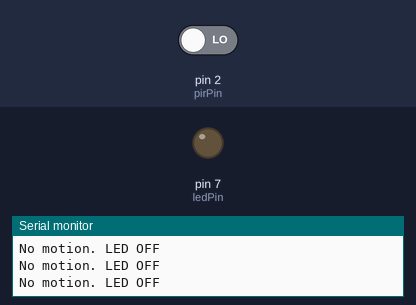
Recording of a sketch running on a simulated Arduino Uno, built with avr-gcc and run on an emulated ATmega328P. On the bench: output pins drawn as LEDs (lit = HIGH), the last lines printed to the serial monitor. The test bench sets the inputs (shaded band); at power-on: pin 2 (pirPin) LOW.

Above: at 1.2 s.
1.3 s: pin 2 (pirPin) driven HIGH
At 2.4 s:
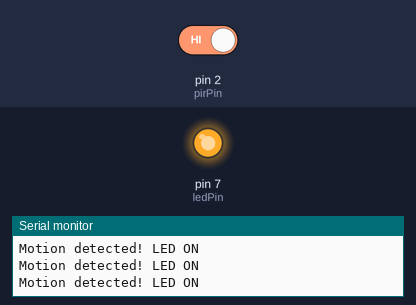
2.8 s: pin 2 (pirPin) driven LOW
At 3.7 s:
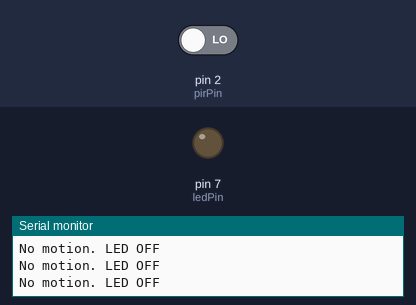
Timing chart, 0 to 5.8 s (numbered marks = the images above; inputs shaded):
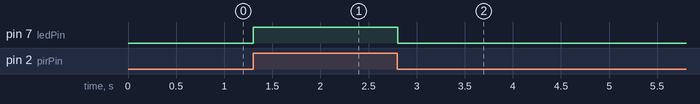

Measured:
- after the input at 1.3 s, pin 7 (ledPin): LOW → HIGH at once
- after the input at 2.8 s, pin 7 (ledPin): HIGH → LOW at once

The sketch:

code.ino
```cpp
// Define pin numbers
const int pirPin = 2;    // PIR sensor output pin
const int ledPin = 7;   // LED pin

void setup() {
  // Initialize the PIR sensor pin as an input
  pinMode(pirPin, INPUT);
  // Initialize the LED pin as an output
  pinMode(ledPin, OUTPUT);
  // Start the serial communication for debugging (optional)
  Serial.begin(9600);
}

void loop() {
  // Read the PIR sensor value
  int motionDetected = digitalRead(pirPin);

  if (motionDetected == HIGH) {
    // Motion detected
    digitalWrite(ledPin, HIGH); // Turn the LED on
    Serial.println("Motion detected! LED ON");
  } else {
    // No motion detected
    digitalWrite(ledPin, LOW); // Turn the LED off
    Serial.println("No motion. LED OFF");
  }

  // Small delay to avoid rapid toggling
  delay(100);
}
```
